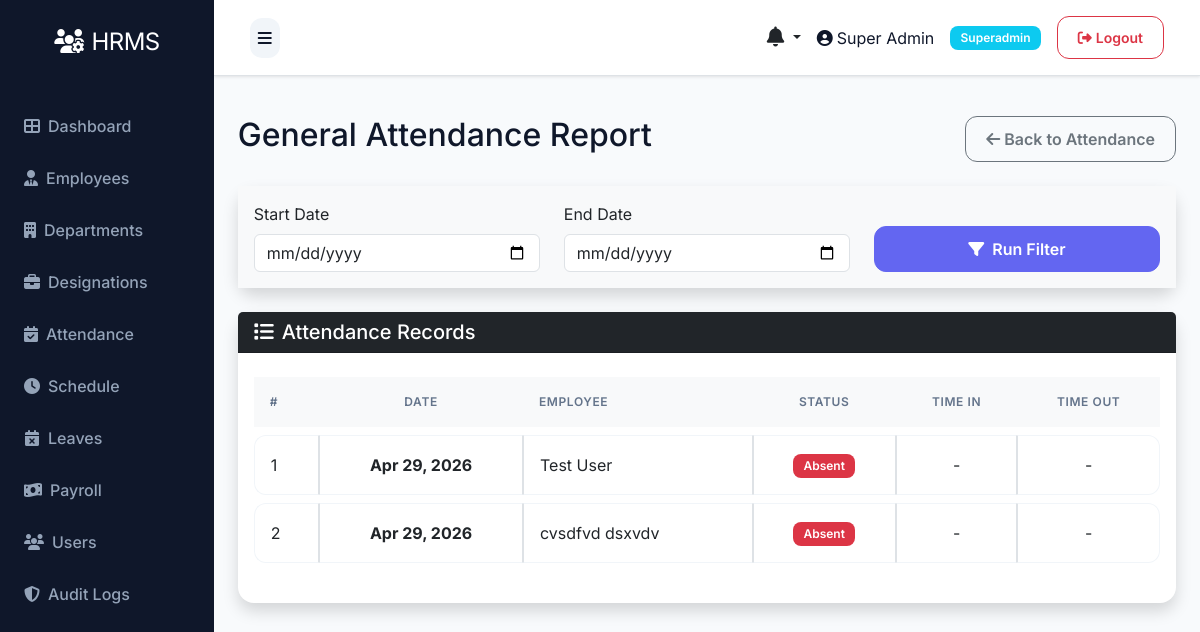
The page /attendance/report (signed in) on the database as committed earlier.
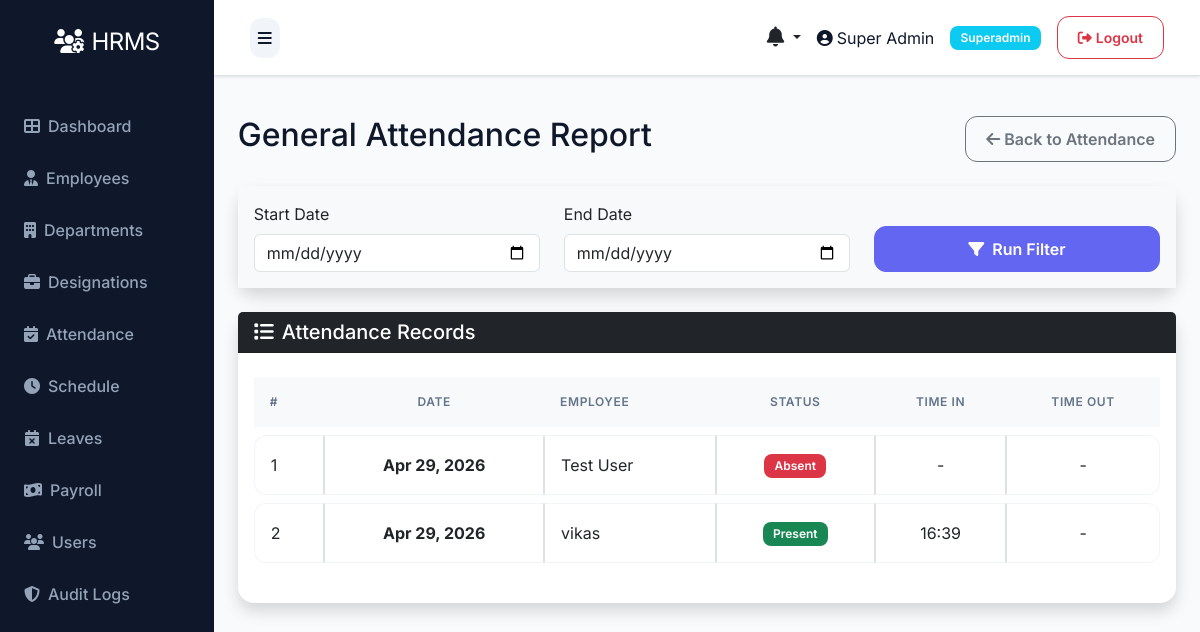
The same page on the database as committed later.
### models.py (models this page shows, shortened)
class Attendance(db.Model):
    __tablename__ = 'attendances'
    id = db.Column(db.Integer, primary_key=True)
    employee_id = db.Column(db.Integer, db.ForeignKey('employees.id'), nullable=False)
    date = db.Column(db.Date, nullable=False)
    time_in = db.Column(db.Time)
    time_out = db.Column(db.Time)
    status = db.Column(db.String(20))  # present, absent, holiday, weekend
    description = db.Column(db.Text)  # For holiday name or other notes
    created_at = db.Column(db.DateTime, default=datetime.utcnow)
    updated_at = db.Column(db.DateTime, default=datetime.utcnow, onupdate=datetime.utcnow)

class Employee(db.Model):
    __tablename__ = 'employees'
    id = db.Column(db.Integer, primary_key=True)
    department_id = db.Column(db.Integer, db.ForeignKey('departments.id'))
    designation_id = db.Column(db.Integer, db.ForeignKey('designations.id'))
    schedule_id = db.Column(db.Integer, db.ForeignKey('schedules.id'))
    firstname = db.Column(db.String(100), nullable=False)
    lastname = db.Column(db.String(100), nullable=False)
    unique_id = db.Column(db.String(50), unique=True)
    email = db.Column(db.String(100), unique=True)
    phone = db.Column(db.String(20))
    address = db.Column(db.Text)
    dob = db.Column(db.Date)
    gender = db.Column(db.String(10))
    religion = db.Column(db.String(50))
    marital = db.Column(db.String(20))
    image = db.Column(db.String(255))  # Store image filename
    aadhar_file = db.Column(db.String(255))
    resume_file = db.Column(db.String(255))
    status = db.Column(db.String(20), default='active')
    created_at = db.Column(db.DateTime, default=datetime.utcnow)
    updated_at = db.Column(db.DateTime, default=datetime.utcnow, onupdate=datetime.utcnow)
    attendances = db.relationship('Attendance', backref='employee', lazy=True, cascade='all, delete-orphan')
    checks = db.relationship('Check', backref='employee', lazy=True, cascade='all, delete-orphan')
    salary = db.relationship('Salary', backref='employee', uselist=False, cascade='all, delete-orphan')
    leaves = db.relationship('Leave', backref='employee', lazy=True, cascade='all, delete-orphan')
    late_times = db.relationship('LateTime', backref='employee', lazy=True, cascade='all, delete-orphan')
    over_times = db.relationship('OverTime', backref='employee', lazy=True, cascade='all, delete-orphan')
    payrolls = db.relationship('Payroll', backref='employee', lazy=True, cascade='all, delete-orphan')
    documents = db.relationship('Document', backref='employee', lazy=True, cascade='all, delete-orphan')
    reviews = db.relationship('PerformanceReview', backref='employee', lazy=True, cascade='all, delete-orphan', foreign_keys='PerformanceReview.employee_id')

### routes/attendance.py (the view)
@bp.route('/report')
@login_required
def report():
    if not current_user.is_authenticated or current_user.role.name not in ['superadmin', 'hr']:
        flash('Access denied', 'danger')
        return redirect(url_for('auth.login'))
    start_date = request.args.get('start_date')
    end_date = request.args.get('end_date')
    query = Attendance.query
    if start_date and end_date:
        query = query.filter(Attendance.date.between(start_date, end_date))
    attendances = query.all()
    return render_template('admin/attendance/report.html', attendances=attendances)

### app.py (called while the page is built)
@app.context_processor
def inject_now():
    return {'datetime': datetime}

@login_manager.user_loader
def load_user(user_id):
    try:
        return db.session.get(User, int(user_id))
    except Exception as e:
        app.logger.error(f'Error loading user {user_id}: {str(e)}')
        return None

@app.context_processor
def inject_user():
    pending_leaves = 0
    unread_notifications_count = 0
    recent_notifications = []
    try:
        if current_user.is_authenticated:
            if getattr(current_user, 'role', None) and current_user.role.name in ['superadmin', 'hr']:
                from models import Leave
                pending_leaves = Leave.query.filter_by(status='pending').count()
            unread_notifications_count = Notification.query.filter_by(user_id=current_user.id, is_read=False).count()
            recent_notifications = Notification.query.filter_by(user_id=current_user.id).order_by(Notification.created_at.desc()).limit(5).all()
    except Exception:
        pass
    return dict(current_user=current_user, pending_leaves=pending_leaves, unread_notifications_count=unread_notifications_count, recent_notifications=recent_notifications)

### templates/admin/attendance/report.html (shortened to what this page needs)
{% extends "base.html" %}
{% block content %}
<div class="d-flex justify-content-between align-items-center mb-4">
    <h2>General Attendance Report</h2>
    <a href="{{ url_for('attendance.index') }}" class="btn btn-outline-secondary">
        <i class="fas fa-arrow-left"></i> Back to Attendance
    </a>
</div>
<div class="card shadow mb-4">
    <div class="card-body bg-light">
        <form method="get" action="{{ url_for('attendance.report') }}" class="row align-items-end">
            <div class="col-md-4 mb-3 mb-md-0">
                <label for="start_date" class="form-label">Start Date</label>
                <input type="date" class="form-control" id="start_date" name="start_date" value="{{ request.args.get('start_date','') }}">
            </div>
            <div class="col-md-4 mb-3 mb-md-0">
                <label for="end_date" class="form-label">End Date</label>
                <input type="date" class="form-control" id="end_date" name="end_date" value="{{ request.args.get('end_date','') }}">
            </div>
            <div class="col-md-4">
                <button type="submit" class="btn btn-primary w-100"><i class="fas fa-filter me-1"></i> Run Filter</button>
            </div>
        </form>
    </div>
</div>
<div class="card shadow">
    <div class="card-header bg-dark text-white">
        <h5 class="mb-0"><i class="fas fa-list me-2"></i>Attendance Records</h5>
    </div>
    <div class="card-body">
        <div class="table-responsive">
            <table class="table table-hover table-bordered align-middle text-center">
                <thead class="table-light">
                    <tr>
                        <th class="text-start">#</th>
                        <th>Date</th>
                        <th class="text-start">Employee</th>
                        <th>Status</th>
                        <th>Time In</th>
                        <th>Time Out</th>
                    </tr>
                </thead>
                <tbody>
                    {% if attendances %}
                        {% for a in attendances %}
                            <tr>
                                <td class="text-start">{{ loop.index }}</td>
                                <td class="fw-bold">{{ a.date.strftime('%b %d, %Y') }}</td>
                                <td class="text-start">{{ a.employee.firstname }} {{ a.employee.lastname }}</td>
                                <td>
                                    {% if a.status == 'present' %}
                                        <span class="badge bg-success">Present</span>
                                    {% elif a.status == 'absent' %}
                                        <span class="badge bg-danger">Absent</span>
                                    {% elif a.status == 'leave' %}
                                        <span class="badge bg-info text-dark">On Leave</span>
                                    {% elif a.status == 'holiday' %}
                                        <span class="badge bg-primary">Holiday</span>
                                    {% else %}
                                        <span class="badge bg-secondary">{{ a.status|title }}</span>
                                    {% endif %}
                                </td>
                                <td>{{ a.time_in.strftime('%H:%M') if a.time_in else '-' }}</td>
                                <td>{{ a.time_out.strftime('%H:%M') if a.time_out else '-' }}</td>
                            </tr>
                        {% endfor %}
                    {% else %}
                        <tr><td colspan="6" class="text-center py-4 text-muted">No records found for the selected range.</td></tr>
                    {% endif %}
                </tbody>
            </table>
        </div>
    </div>
</div>
{% endblock %}

Rows that differ between the two databases and show on the page:
changed Attendance: employee.firstname "cvsdfvd" → "vikas"; time_in "-" → "16:39"; employee.lastname "dsxvdv" → (not shown); status "Absent" → "Present"
